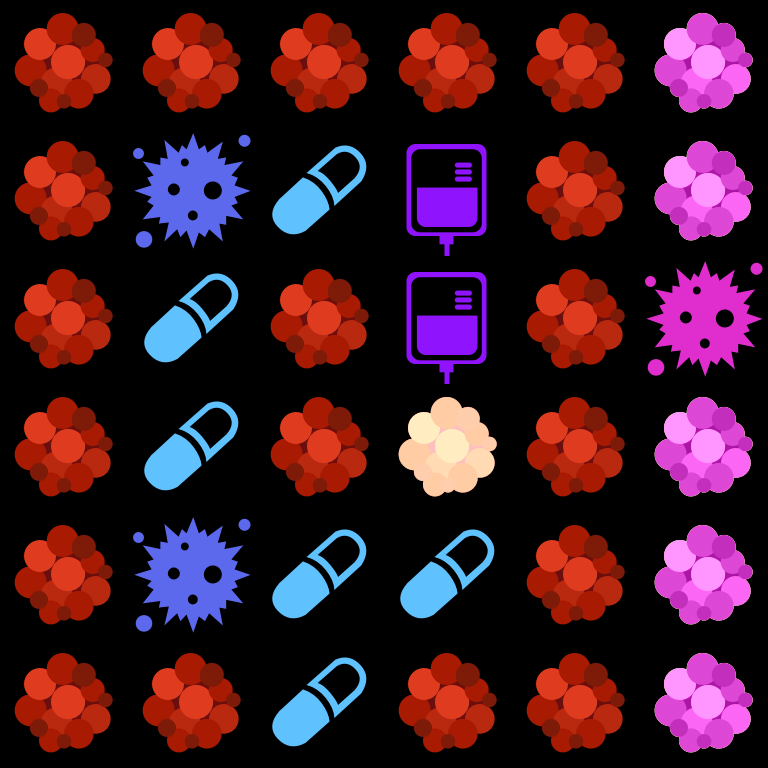

Tiled map render using the project's own tile images. Description and the whole map definition, tile-layer contents included, below:
An orthogonal 6x6 tile map with 128x128 px tiles, 1 tile layer (Tile Layer 1).

<map version="1.0" tiledversion="1.0.3" orientation="orthogonal" renderorder="right-down" width="6" height="6" tilewidth="128" tileheight="128" nextobjectid="1">
 <tileset firstgid="1" name="Tiles" tilewidth="128" tileheight="128" tilecount="14" columns="7">
  <image source="../images/Tiles.png" width="896" height="256" />
 </tileset>
 <layer name="Tile Layer 1" width="6" height="6">
  <data encoding="csv">
13,13,13,13,13,6,
13,3,1,5,13,6,
13,1,13,5,13,7,
13,1,13,14,13,6,
13,3,1,1,13,6,
13,13,1,13,13,6
</data>
 </layer>
</map>
